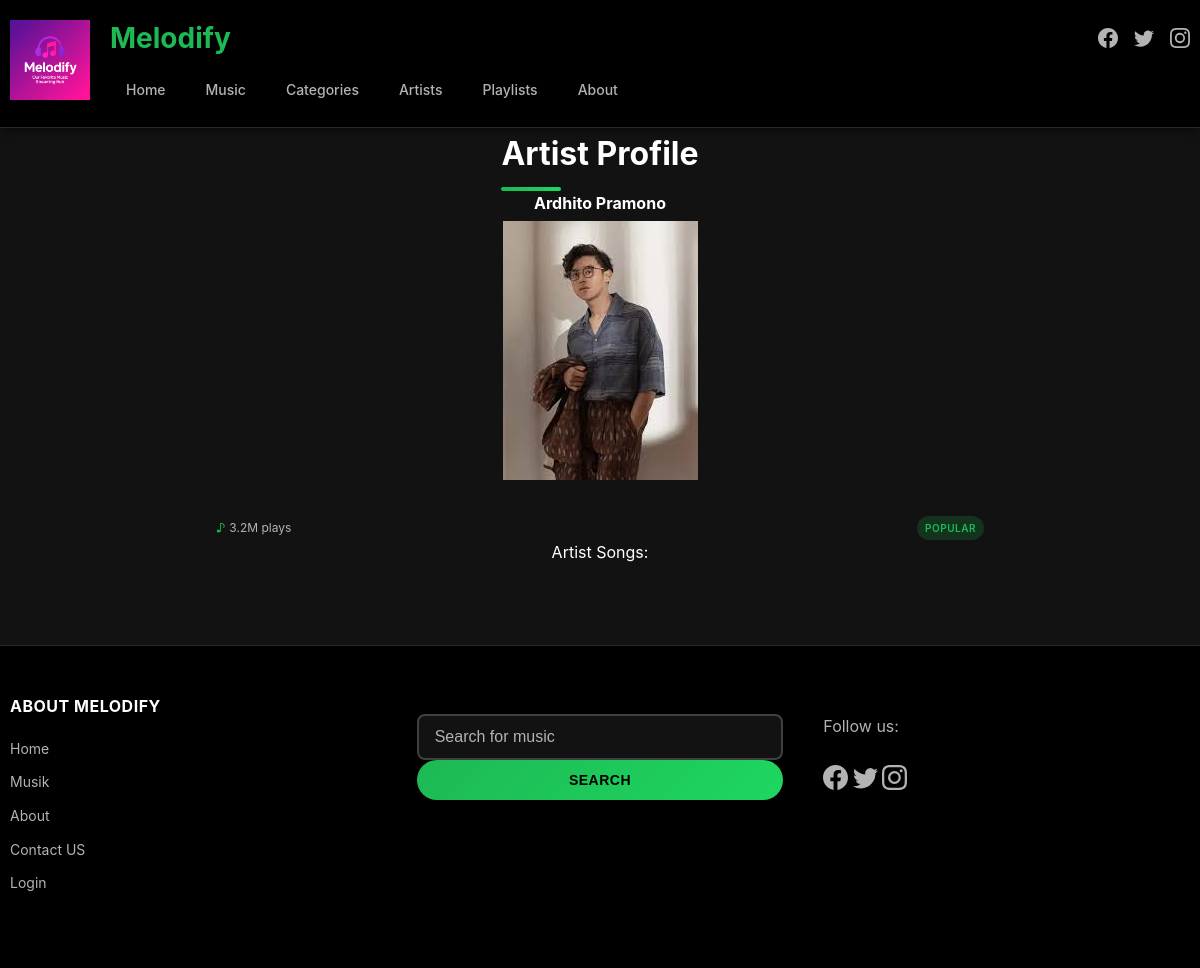
/public/artist/2, run on an earlier commit of the app's database.
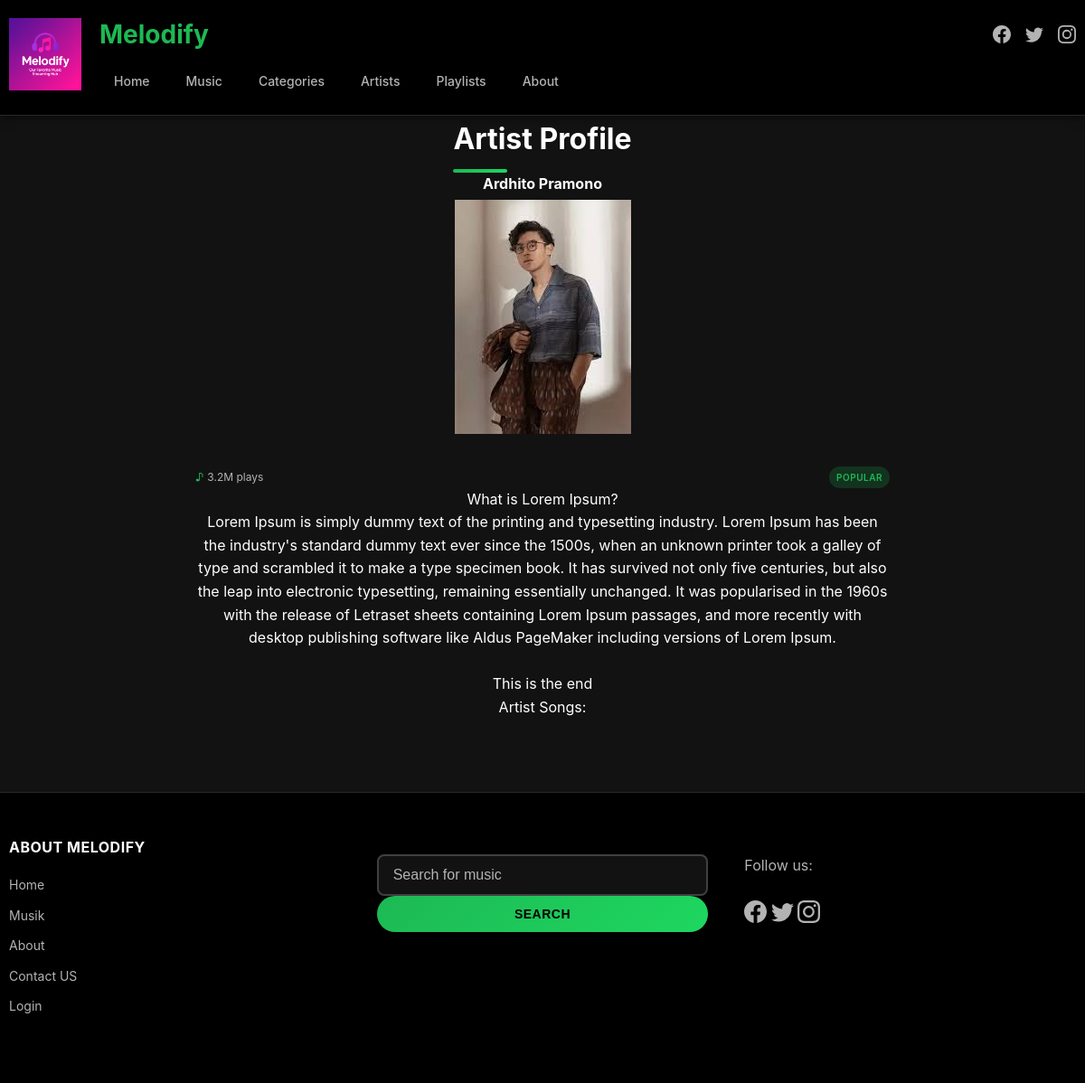
And on a later commit of the database.
### tables this page shows
CREATE TABLE `artists` (
  `id` int(11) NOT NULL,
  `name` varchar(50) NOT NULL,
  `bio` text NOT NULL,
  `user_id` int(11) NOT NULL,
  `image` varchar(1024) NOT NULL
);

### app/core/functions.php (called while the page is built, shortened)
<?php
function db_connect()
{
    $string = DBDRIVER . ":hostname=" . DBHOST . ";dbname=" . DBNAME;
    $con = new PDO($string, DBUSER, DBPASS);
    return $con;
}
function db_query_one($query, $data = array())
{
    $con = db_connect();
    $stm = $con->prepare($query);
    if ($stm) {
        $check = $stm->execute($data);
        if ($check) {
            $result = $stm->fetchAll(PDO::FETCH_ASSOC);
            if (is_array($result) && count($result) > 0) {
                return $result[0];
            }
        }
    }
    return false;
}
function esc($str)
{
    return nl2br(htmlspecialchars($str));
}

### app/pages/artist-full.php (the view, shortened to what this page needs)
<div class="music-card-full" style="max-width: 800px;">
    <h2 class="card-title"><?= esc($row['name']) ?></h2>
    <center>
        <div style="">
            <img src="<?= ROOT ?>/<?= $row['image'] ?>">
        </div>
    </center>
    <div class="card-content">
        <div class="card-meta">
            <span class="play-count">3.2M plays</span>
            <span class="card-badge">Popular</span>
        </div>
        <div><?=esc($row['bio'])?></div>
        <div>Artist Songs:</div>
    </div>
</div>

What changed in the data, as far as the page shows it:
changed artists "Ardhito Pramono": bio (not shown) → "What is Lorem Ipsum? Lorem Ipsum is simply dummy text of the printing and typesetting industry. Lorem Ipsum has been the industry's standard dummy text ever since the 1500s, when an unknown printer took a galley of type and scrambled it to make a type specimen book. It has survived not only five centuries, but also the leap into electronic typesetting, remaining essentially unchanged. It was popularised in the 1960s with the release of Letraset sheets containing Lorem Ipsum passages, and more recently with desktop publishing software like Aldus PageMaker including versions of Lorem Ipsum. This is the end"
